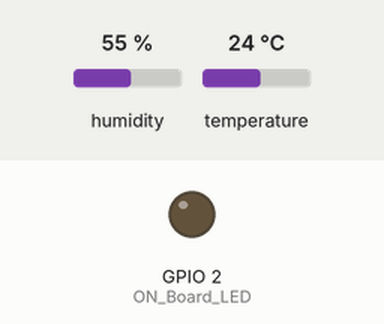
Simulated run of this sketch. Board: ESP8266 (NodeMCU). Parts: output pins drawn as LEDs (lit = HIGH). The inputs (shaded band) are chosen by the test bench; at power-on: humidity 55 %, temperature 24 °C. WiFi joins after 1.5 s; servers stay silent unless stated; uploads are accepted with an empty reply; what the sketch prints to the serial monitor is not drawn.

Above: at 0.0 s.
At 2.3 s:
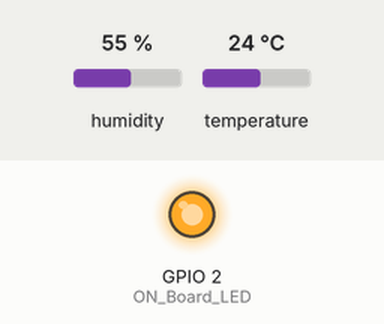
Timing chart, 0 to 3.8 s (numbered marks = the images above):
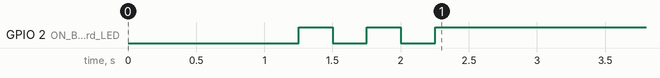

The sketch:

NODEMCU_ESP8266.ino
```cpp
//----------------------------------------Include the NodeMCU ESP8266 Library
//----------------------------------------see here: https://www.youtube.com/watch?v=8jMr94B8iN0 to add NodeMCU ESP12E ESP8266 library and board (ESP8266 Core SDK)
#define BLYNK_TEMPLATE_ID "TMPLqaUMC4Hx"
#define BLYNK_DEVICE_NAME "DHT 11"
#define BLYNK_AUTH_TOKEN "lkSpTQq8ryHY0eN9JqIPtCu3HIT4Oyl8"

#define BLYNK_PRINT Serial
#include <ESP8266WiFi.h>
#include <BlynkSimpleEsp8266.h>

#include <WiFiClientSecure.h>
//----------------------------------------
//----------------------------------------Include the DHT Library
#include "DHT.h"
//----------------------------------------

#define DHTTYPE DHT11 //--> Defines the type of DHT sensor used (DHT11, DHT21, and DHT22), in this project the sensor used is DHT11.

const int DHTPin = 5; //--> The pin used for the DHT11 sensor is Pin D1 = GPIO5
DHT dht(DHTPin, DHTTYPE); //--> Initialize DHT sensor, DHT dht(Pin_used, Type_of_DHT_Sensor);
BlynkTimer timer;

#define ON_Board_LED 2  //--> Defining an On Board LED, used for indicators when the process of connecting to a wifi router

//----------------------------------------SSID and Password of your WiFi router.
char auth[] = BLYNK_AUTH_TOKEN;
const char* ssid = "REALME"; //--> Your wifi name or SSID.
const char* password = "234567890"; //--> Your wifi password.
//----------------------------------------

//----------------------------------------Host & httpsPort
const char* host = "script.google.com";
const int httpsPort = 443;
//----------------------------------------

WiFiClientSecure client; //--> Create a WiFiClientSecure object.

String GAS_ID = "AKfycbx5dzmyKmAaqypEydyPbvG4743lBn2UAQP_1ICAIbnSBM7lsLI2zZiKwA5JhGbNfa_C"; //--> spreadsheet script ID

//============================================================================== void setup
void setup() {
  // put your setup code here, to run once:
  Serial.begin(115200);
  delay(500);

  dht.begin();  //--> Start reading DHT11 sensors
  delay(500);

  WiFi.begin(ssid, password); //--> Connect to your WiFi router
  Serial.println("");

  pinMode(ON_Board_LED,OUTPUT); //--> On Board LED port Direction output
  digitalWrite(ON_Board_LED, HIGH); //--> Turn off Led On Board

  //----------------------------------------Wait for connection
  Serial.print("Connecting");
  while (WiFi.status() != WL_CONNECTED) {
    Serial.print(".");
    //----------------------------------------Make the On Board Flashing LED on the process of connecting to the wifi router.
    digitalWrite(ON_Board_LED, LOW);
    delay(250);
    digitalWrite(ON_Board_LED, HIGH);
    delay(250);
    //----------------------------------------
  }
  //----------------------------------------
  digitalWrite(ON_Board_LED, HIGH); //--> Turn off the On Board LED when it is connected to the wifi router.
  //----------------------------------------If successfully connected to the wifi router, the IP Address that will be visited is displayed in the serial monitor
  Serial.println("");
  Serial.print("Successfully connected to : ");
  Serial.println(ssid);
  Serial.print("IP address: ");
  Serial.println(WiFi.localIP());
  Serial.println();
  //----------------------------------------

  client.setInsecure();
}
//==============================================================================
//============================================================================== void loop
void loop() {
  // Reading temperature or humidity takes about 250 milliseconds!
  // Sensor readings may also be up to 2 seconds 'old' (its a very slow sensor)
  int h = dht.readHumidity();
  // Read temperature as Celsius (the default)
  float t = dht.readTemperature();
  Blynk.virtualWrite(V6, h);
  Blynk.virtualWrite(V5, t);
  Blynk.begin(auth, ssid, password);
  // Check if any reads failed and exit early (to try again).
  if (isnan(h) || isnan(t)) {
    Serial.println("Failed to read from DHT sensor !");
    delay(500);
    return;
  }
  String Temp = "Temperature : " + String(t) + " °C";
  String Humi = "Humidity : " + String(h) + " %";
  Serial.println(Temp);
  Serial.println(Humi);
  Blynk.run();
  timer.run();
  sendData(t, h); //--> Calls the sendData Subroutine
}
//==============================================================================
//============================================================================== void sendData
// Subroutine for sending data to Google Sheets
void sendData(float tem, int hum) {
  Serial.println("==========");
  Serial.print("connecting to ");
  Serial.println(host);

  //----------------------------------------Connect to Google host
  if (!client.connect(host, httpsPort)) {
    Serial.println("connection failed");
    return;
  }
  //----------------------------------------

  //----------------------------------------Processing data and sending data
  String string_temperature =  String(tem);
  // String string_temperature =  String(tem, DEC);
  String string_humidity =  String(hum, DEC);
  String url = "/macros/s/" + GAS_ID + "/exec?temperature=" + string_temperature + "&humidity=" + string_humidity;
  Serial.print("requesting URL: ");
  Serial.println(url);

  client.print(String("GET ") + url + " HTTP/1.1\r\n" +
         "Host: " + host + "\r\n" +
         "User-Agent: BuildFailureDetectorESP8266\r\n" +
         "Connection: close\r\n\r\n");

  Serial.println("request sent");
  //----------------------------------------

  //----------------------------------------Checking whether the data was sent successfully or not
  while (client.connected()) {
    String line = client.readStringUntil('\n');
    if (line == "\r") {
      Serial.println("headers received");
      break;
    }
  }
  String line = client.readStringUntil('\n');
  if (line.startsWith("{\"state\":\"success\"")) {
    Serial.println("esp8266/Arduino CI successfull!");
  } else {
    Serial.println("esp8266/Arduino CI has failed");
  }
  Serial.print("reply was : ");
  Serial.println(line);
  Serial.println("closing connection");
  Serial.println("==========");
  Serial.println();
  //----------------------------------------
}
//==============================================================================
```
